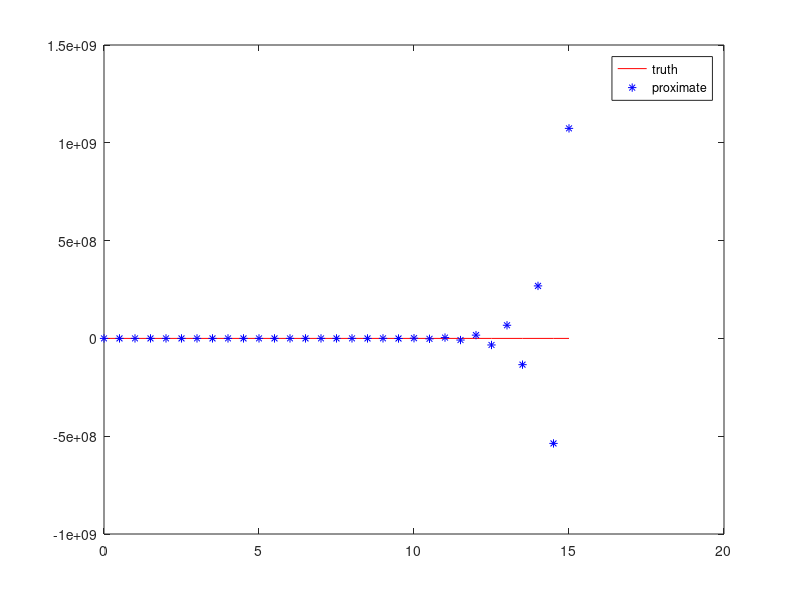

Write the MATLAB code that produced this figure.
%% horner algorithm example 5
% 点击运行节，只运行当前节块
f = 100*ones(1,4);
x = [0.2 0.4 0.7 0.9]; %[0.2 0.4,0.7,0.9] 
for i = 100:-1:1
    f = f.*x+i-1;
end
disp(f+1)
disp(1+x./(1-x).^2)
%% function approximate sheme who best 6
x = 1.400:0.0001:1.4142;
y = (x-1).^6;
y1 = abs(1./(x+1).^6-y);
y2 =abs(1./(3+2*x).^3-y);
y3 = abs((3-2*x).^3-y);
% y4 = 99-70*x;
y5 = abs(1./(99+70*x)-y);
plot(x,y1,'-b',x,y2,'*r',x,y3,'dg',x,y5,'.k')
legend('y1','y2','y3','y5')
%% your computer disposition huge+small num 7
% S=0;n=1;
% while S+1/n>S
%     S = S+1/n;
%     n=n+1;
% end
% k=0;sub=0;
% for i=1:4
%     k=k+1/(n-i);
%     sub = [sub,k];
% end
% disp(S-sub)
% 太折磨人了，其实完全可以这么做计算数量级多大会被吃
% solve k:2^k<=ln(2^(53-k))+0.5771<=2^(k+1)
% hence n=2^(53-k)=2^48
% 16个数量级,你的电脑要跑到10^14去
%% stable recur algorithm int(x^n*e^x,0,1) 8
n = 0:6;
f = @(x) x.^n.*exp(x);
z = integral(f,0,1,'ArrayValued',true);
disp(z)

Intk = (exp(1)+1)/200;
res = zeros(1,7);
for n=1:99
    Intk = (exp(1)-Intk)/(100-n);
    if n>92
        res(n-92)=Intk;
    end
end
disp(flip(res))
%% forward euler solve 1st constant ode 9
e0 = 0.01;h=0.1:0.1:0.3;
for i=1:100
    e0 = e0-6*h.*e0;
end
disp(e0)

n = 30;hs=0.5;
x = 0:hs:n*hs;
y=zeros(1,n+1);y(1)=1;
for i=1:n
    y(i+1) = y(i)-6*hs*y(i);
end
plot(x,exp(-6*x),'-r',x,y,'*b')
legend('truth','proximate')
